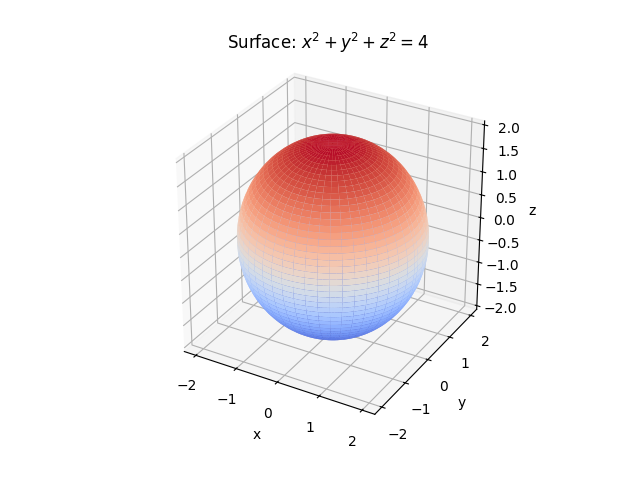

Generate this figure with Python:
import numpy as np
import matplotlib.pyplot as plt

R = 2

t = np.linspace(-np.pi/2, np.pi/2, 100)
s = np.linspace(0, 2*np.pi, 100)

t, s = np.meshgrid(t, s)

X = R * np.cos(t) * np.cos(s)
Y = R * np.cos(t) * np.sin(s)
Z = R * np.sin(t)

ax = plt.axes(projection='3d')
ax.plot_surface(X, Y, Z, cmap='coolwarm')
ax.set_xlabel('x')
ax.set_ylabel('y')
ax.set_zlabel('z')
ax.set_title('Surface: $x^2 + y^2 + z^2 = 4$')
ax.set_box_aspect([1,1,1])
plt.savefig('lab1ex3.png')